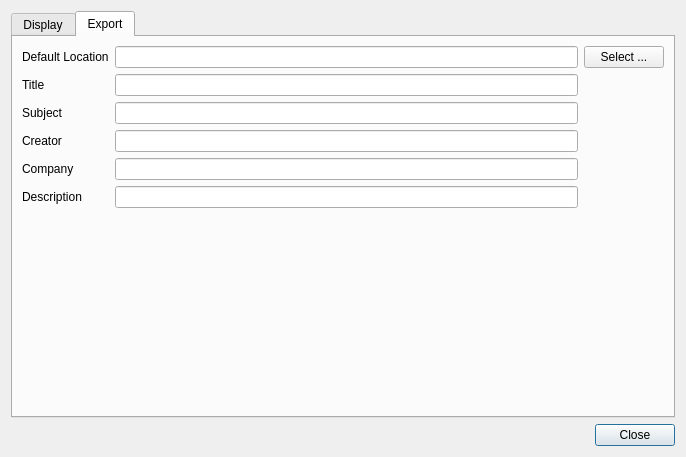
<?xml version="1.0" encoding="UTF-8"?>
<ui version="4.0">
 <class>SettingsDialog</class>
 <widget class="QDialog" name="SettingsDialog">
  <property name="geometry">
   <rect>
    <x>0</x>
    <y>0</y>
    <width>686</width>
    <height>457</height>
   </rect>
  </property>
  <property name="windowTitle">
   <string>Dialog</string>
  </property>
  <layout class="QGridLayout" name="gridLayout">
   <item row="1" column="0">
    <layout class="QHBoxLayout" name="horizontalLayout">
     <item>
      <spacer name="horizontalSpacer">
       <property name="orientation">
        <enum>Qt::Horizontal</enum>
       </property>
       <property name="sizeHint" stdset="0">
        <size>
         <width>40</width>
         <height>20</height>
        </size>
       </property>
      </spacer>
     </item>
     <item>
      <widget class="QPushButton" name="closeButton">
       <property name="text">
        <string>Close</string>
       </property>
      </widget>
     </item>
    </layout>
   </item>
   <item row="0" column="0">
    <widget class="QTabWidget" name="tabWidget">
     <property name="currentIndex">
      <number>1</number>
     </property>
     <widget class="QWidget" name="displaySettings">
      <attribute name="title">
       <string>Display</string>
      </attribute>
      <layout class="QGridLayout" name="gridLayout_3">
       <item row="0" column="0" colspan="3">
        <widget class="QCheckBox" name="useWorkspaceRoundingCheckBox">
         <property name="text">
          <string>Use workspace rounding</string>
         </property>
        </widget>
       </item>
       <item row="1" column="0">
        <widget class="QLabel" name="roundingMinutesCaptionLabel">
         <property name="text">
          <string>Rounding Minutes</string>
         </property>
        </widget>
       </item>
       <item row="1" column="1" colspan="2">
        <widget class="QComboBox" name="roundingMinutesComboBox">
         <item>
          <property name="text">
           <string>No Rounding</string>
          </property>
         </item>
         <item>
          <property name="text">
           <string>1 Minute</string>
          </property>
         </item>
         <item>
          <property name="text">
           <string>5 Minutes</string>
          </property>
         </item>
         <item>
          <property name="text">
           <string>6 Minutes</string>
          </property>
         </item>
         <item>
          <property name="text">
           <string>10 Minutes</string>
          </property>
         </item>
         <item>
          <property name="text">
           <string>12 Minutes</string>
          </property>
         </item>
         <item>
          <property name="text">
           <string>15 Minutes</string>
          </property>
         </item>
         <item>
          <property name="text">
           <string>30 Minutes</string>
          </property>
         </item>
         <item>
          <property name="text">
           <string>1 Hour</string>
          </property>
         </item>
         <item>
          <property name="text">
           <string>4 Hours</string>
          </property>
         </item>
        </widget>
       </item>
       <item row="2" column="0" rowspan="2" colspan="2">
        <widget class="QLabel" name="roundingCaptionLabel">
         <property name="text">
          <string>Rounding</string>
         </property>
        </widget>
       </item>
       <item row="3" column="1" colspan="2">
        <widget class="QComboBox" name="roundingComboBox">
         <item>
          <property name="text">
           <string>No Rounding</string>
          </property>
         </item>
         <item>
          <property name="text">
           <string>Up</string>
          </property>
         </item>
         <item>
          <property name="text">
           <string>Nearest</string>
          </property>
         </item>
         <item>
          <property name="text">
           <string>Down</string>
          </property>
         </item>
        </widget>
       </item>
       <item row="4" column="0" colspan="3">
        <spacer name="verticalSpacer_2">
         <property name="orientation">
          <enum>Qt::Vertical</enum>
         </property>
         <property name="sizeHint" stdset="0">
          <size>
           <width>613</width>
           <height>222</height>
          </size>
         </property>
        </spacer>
       </item>
      </layout>
     </widget>
     <widget class="QWidget" name="exportSettings">
      <attribute name="title">
       <string>Export</string>
      </attribute>
      <layout class="QGridLayout" name="gridLayout_2">
       <item row="0" column="0">
        <widget class="QLabel" name="exportDefaultLocationCaptionLabel">
         <property name="text">
          <string>Default Location</string>
         </property>
        </widget>
       </item>
       <item row="1" column="2">
        <widget class="QLineEdit" name="exportTitleEdit"/>
       </item>
       <item row="2" column="2">
        <widget class="QLineEdit" name="exportSubjectEdit"/>
       </item>
       <item row="0" column="2">
        <widget class="QLineEdit" name="exportDefaultLocationEdit"/>
       </item>
       <item row="2" column="0">
        <widget class="QLabel" name="exportSubjectCaptionLabel">
         <property name="text">
          <string>Subject</string>
         </property>
        </widget>
       </item>
       <item row="0" column="3">
        <widget class="QPushButton" name="selectExportDefaultLocationButton">
         <property name="text">
          <string>Select ...</string>
         </property>
        </widget>
       </item>
       <item row="1" column="0">
        <widget class="QLabel" name="exportTitleCaptionLabel">
         <property name="text">
          <string>Title</string>
         </property>
        </widget>
       </item>
       <item row="3" column="0">
        <widget class="QLabel" name="exportCreatorCaptionLabel">
         <property name="text">
          <string>Creator</string>
         </property>
        </widget>
       </item>
       <item row="3" column="2">
        <widget class="QLineEdit" name="exportCreatorEdit"/>
       </item>
       <item row="4" column="2">
        <widget class="QLineEdit" name="exportCompanyEdit"/>
       </item>
       <item row="4" column="0">
        <widget class="QLabel" name="exportCompanyCaptionLabel">
         <property name="text">
          <string>Company</string>
         </property>
        </widget>
       </item>
       <item row="5" column="2">
        <widget class="QLineEdit" name="exportDescriptionEdit"/>
       </item>
       <item row="5" column="0">
        <widget class="QLabel" name="exportDescriptionCaptionLabel">
         <property name="text">
          <string>Description</string>
         </property>
        </widget>
       </item>
       <item row="6" column="2">
        <spacer name="verticalSpacer">
         <property name="orientation">
          <enum>Qt::Vertical</enum>
         </property>
         <property name="sizeHint" stdset="0">
          <size>
           <width>20</width>
           <height>40</height>
          </size>
         </property>
        </spacer>
       </item>
      </layout>
     </widget>
    </widget>
   </item>
  </layout>
 </widget>
 <resources/>
 <connections/>
</ui>
